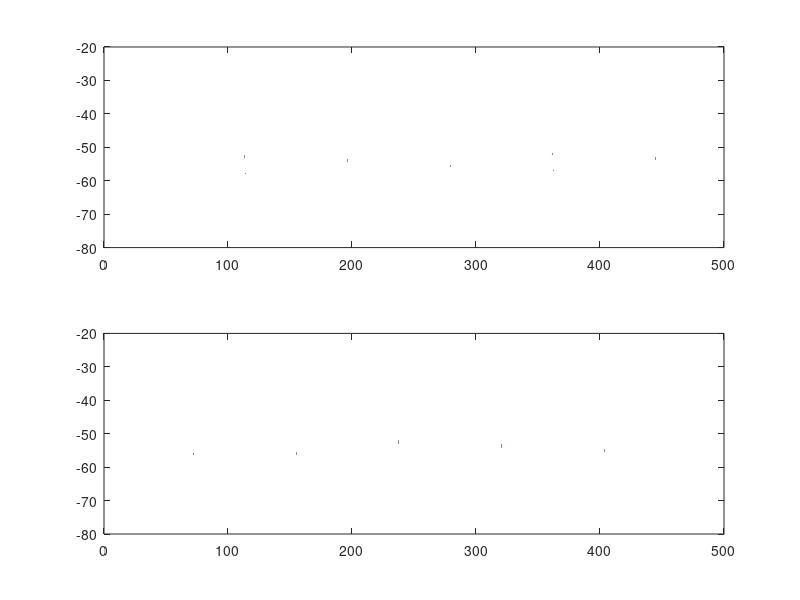

Write the MATLAB code that produced this figure.
clear;
g_syn = 0.3;
k_syn = 2;
v_pir = 120;
v_L = -60;
v_syn = -80;
C = 1;
g_L = 0.1;
theta = 3;
g_pir = 0.3;
theta_syn = -44;

m_infinity = @(v) 1/(1+exp(-(v+65)/7.8));
S_infinity = @(v) 1/(1+exp(-(v-theta_syn)/k_syn));
dv = @(v_i,v_j,h) (-g_pir*m_infinity(v_i)^3*h*(v_i-v_pir)-g_L*(v_i-v_L)-g_syn*S_infinity(v_j)*(v_i-v_syn))/C;
h_infinity = @(v) 1/(1+exp((v+81)/11));
tao_h = @(v) h_infinity(v)*exp((v+162.3)/17.8);
dh = @(v,h) theta*(h_infinity(v)-h)/tao_h(v);

RI_dynamics = @(t,y) [dv(y(1),y(3),y(2));dh(y(1),y(2));dv(y(3),y(1),y(4));dh(y(3),y(4))];

dt = 0.0001;
tspan = 0:dt:450;
y0=[-30;0;-60;0];

[t,y] = ode45(@(t,y) RI_dynamics(t,y),tspan,y0);
subplot(2,1,1);
plot(t,y(:,1));
subplot(2,1,2);
plot(t,y(:,3));